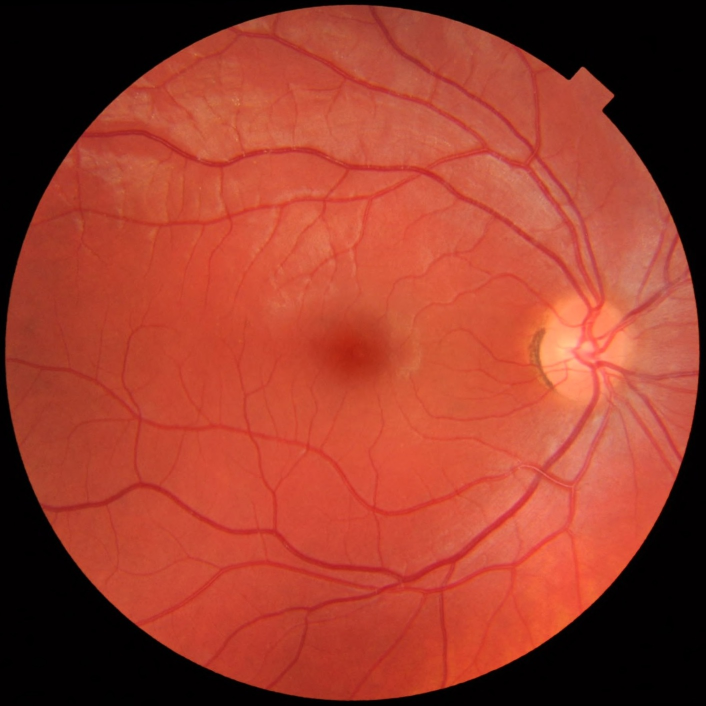
#> input picture ImageFormatting/example.jpg, 1411 x 1411 px (shown at 1/2 size)
$ python githubExample.py
#> lines starting #> are read from the running program, lines starting #| are printed output that depends on the picture
import cv2
import numpy as np
import os
import matplotlib.pyplot as plt
# from imgaug import augmenters as iaa


DEL_PADDING_RATIO = 0.02  # used for del_black_or_white
CROP_PADDING_RATIO = 0.02  # used for my_crop_xyr

# del_black_or_white margin
THRETHOLD_LOW = 7
THRETHOLD_HIGH = 180

# HoughCircles
MIN_REDIUS_RATIO = 0.33
MAX_REDIUS_RATIO = 0.6


def del_black_or_white(img1):
    if img1.ndim == 2:
        img1 = np.expand_dims(img1, axis=-1)

    width, height = (img1.shape[1], img1.shape[0])

    (left, bottom) = (0, 0)
    (right, top) = (img1.shape[1], img1.shape[0])

    padding = int(min(width, height) * DEL_PADDING_RATIO)

    # cv2  height, width

    for i in range(width):
        array1 = img1[:, i, :]  # array1.shape[1]=3 RGB
        if np.sum(array1) > THRETHOLD_LOW * array1.shape[0] * array1.shape[1] and \
                np.sum(array1) < THRETHOLD_HIGH * array1.shape[0] * array1.shape[1]:
            left = i
            break
    left = max(0, left - padding)  # 留一些空白

    for i in range(width - 1, 0 - 1, -1):
        array1 = img1[:, i, :]
        if np.sum(array1) > THRETHOLD_LOW * array1.shape[0] * array1.shape[1] and \
                np.sum(array1) < THRETHOLD_HIGH * array1.shape[0] * array1.shape[1]:
            right = i
            break
    right = min(width, right + padding)  # 留一些空白

    for i in range(height):
        array1 = img1[i, :, :]
        if np.sum(array1) > THRETHOLD_LOW * array1.shape[0] * array1.shape[1] and \
                np.sum(array1) < THRETHOLD_HIGH * array1.shape[0] * array1.shape[1]:
            bottom = i
            break
    bottom = max(0, bottom - padding)

    for i in range(height - 1, 0 - 1, -1):
        array1 = img1[i, :, :]
        if np.sum(array1) > THRETHOLD_LOW * array1.shape[0] * array1.shape[1] and \
                np.sum(array1) < THRETHOLD_HIGH * array1.shape[0] * array1.shape[1]:
            top = i
            break
    top = min(height, top + padding)

    img2 = img1[bottom:top, left:right, :]

    return img2


def detect_xyr(img_source):
    if isinstance(img_source, str):
        try:
            img = cv2.imread(img_source)
        except:
            # Corrupt JPEG data1: 19 extraneous bytes before marker 0xc4
            raise Exception("image file not found:" + img_source)
        if img is None:
            raise Exception("image file error:" + img_source)
    else:
        img = img_source

    width = img.shape[1]
    height = img.shape[0]

    myMinWidthHeight = min(width, height)  # 最短边长1600 宽和高的最小,并不是所有的图片宽>高 train/22054_left.jpeg 相反

    myMinRadius = round(myMinWidthHeight * MIN_REDIUS_RATIO)
    myMaxRadius = round(myMinWidthHeight * MAX_REDIUS_RATIO)

    '''
    parameters of HoughCircles
    minDist：检测到的圆的中心，（x,y）坐标之间的最小距离。如果minDist太小，则可能导致检测到多个相邻的圆。如果minDist太大，则可能导致很多圆检测不到。
    minDist表示两个圆之间圆心的最小距离
    param1：用于处理边缘检测的梯度值方法。
    param2：cv2.HOUGH_GRADIENT方法的累加器阈值。阈值越小，检测到的圈子越多。

    According to our test about fundus images, param2 = 30 is enough, too high will miss some circles
    '''

    gray = cv2.cvtColor(img, cv2.COLOR_BGR2GRAY)
    circles = cv2.HoughCircles(gray, cv2.HOUGH_GRADIENT, 1, minDist=450, param1=120, param2=32,
                               minRadius=myMinRadius,
                               maxRadius=myMaxRadius)

    (x, y, r) = (0, 0, 0)
    found_circle = False

    if circles is not None:
        circles = np.round(circles[0, :]).astype("int")
        if (circles is not None) and (len(circles == 1)):
            # 有些圆心位置很离谱 25.Hard exudates/chen_liang quan_05041954_clq19540405_557410.jpg
            # x width, y height

            x1, y1, r1 = circles[0]
            if x1 > (2 / 5 * width) and x1 < (3 / 5 * width) \
                    and y1 > (2 / 5 * height) and y1 < (3 / 5 * height):
                x, y, r = circles[0]
                found_circle = True

    if not found_circle:
        # suppose the center of the image is the center of the circle.
        x = img.shape[1] // 2
        y = img.shape[0] // 2

        # get radius  according to the distribution of pixels of the middle line
        temp_x = img[int(img.shape[0] / 2), :, :].sum(1)
        r = int((temp_x > temp_x.mean() / 12).sum() / 2)

    return (found_circle, x, y, r)


def my_crop_xyr(img_source, x, y, r, crop_size=None):
    if isinstance(img_source, str):
        # img_source is a file name
        try:
            image1 = cv2.imread(img_source)
        except:
            # Corrupt JPEG data1: 19 extraneous bytes before marker 0xc4
            raise Exception("image file not found:" + img_source)
    else:
        image1 = img_source

    if image1 is None:
        raise Exception("image file error:" + img_source)

    original_width = image1.shape[1]
    original_height = image1.shape[0]

    (image_height, image_width) = (image1.shape[0], image1.shape[1])

    #  裁剪图像 根据半径裁减  判断高是否够  防止超过边界,所以0和width
    # 第一个是高,第二个是宽  r是半径

    img_padding = int(min(original_width, original_height) * CROP_PADDING_RATIO)

    image_left = int(max(0, x - r - img_padding))
    image_right = int(min(x + r + img_padding, image_width - 1))
    image_bottom = int(max(0, y - r - img_padding))
    image_top = int(min(y + r + img_padding, image_height - 1))

    if image_width >= image_height:  # 图像宽比高大
        if image_height >= 2 * (r + img_padding):
            # 图像比圆大
            image1 = image1[image_bottom: image_top, image_left:image_right]
        else:
            # 因为图像高度不够,图像被垂直剪切
            image1 = image1[:, image_left:image_right]
    else:  # 图像宽比高小
        if image_width >= 2 * (r + img_padding):
            # 图像比圆大
            image1 = image1[image_bottom: image_top, image_left:image_right]
        else:
            image1 = image1[image_bottom:image_top, :]

    if crop_size is not None:
        image1 = cv2.resize(image1, (crop_size, crop_size))

    return image1


def add_black_margin(img_source, add_black_pixel_ratio=0.05):
    if isinstance(img_source, str):
        # img_source is a file name
        try:
            image1 = cv2.imread(img_source)
        except:
            # Corrupt JPEG data1: 19 extraneous bytes before marker 0xc4
            raise Exception("image file not found:" + img_source)
    else:
        image1 = img_source

    if image1 is None:
        raise Exception("image file error:" + img_source)

    height, width = image1.shape[:2]

    add_black_pixel = int(min(height, width) * add_black_pixel_ratio)

    img_h = np.zeros((add_black_pixel, width, 3))
    img_v = np.zeros((height + add_black_pixel * 2, add_black_pixel, 3))

    image1 = np.concatenate((img_h, image1, img_h), axis=0)
    image1 = np.concatenate((img_v, image1, img_v), axis=1)

    return image1


def my_preprocess(img_source, crop_size, train_or_valid='train', img_file_dest=None):
#> called with img_source = 'example.jpg', crop_size = 384, train_or_valid = 'train'
    if isinstance(img_source, str):
        try:
            image1 = cv2.imread(img_source)
#> image1 is the input picture: shape (1411, 1411, 3); mean B, G, R 44.5, 60.8, 154.9
        except:
            # Corrupt JPEG data1: 19 extraneous bytes before marker 0xc4
            raise Exception("image file not found:" + img_source)
    else:
        image1 = img_source

    if image1 is None:  # file not exists or orther errors
        raise Exception("image file error:" + img_source)

    image1 = del_black_or_white(image1)

    min_width_height = min(image1.shape[0], image1.shape[1])
#> min_width_height = 1411

    if min_width_height < 100:  # image too small
        return None

    # image too big, resize
    image_size_before_hough = crop_size * 2
    if min_width_height > image_size_before_hough:
        crop_ratio = image_size_before_hough / min_width_height
#> crop_ratio = 0.544
        # fx、fy: Scaling factor  x axis and y axis
        image1 = cv2.resize(image1, None, fx=crop_ratio, fy=crop_ratio)
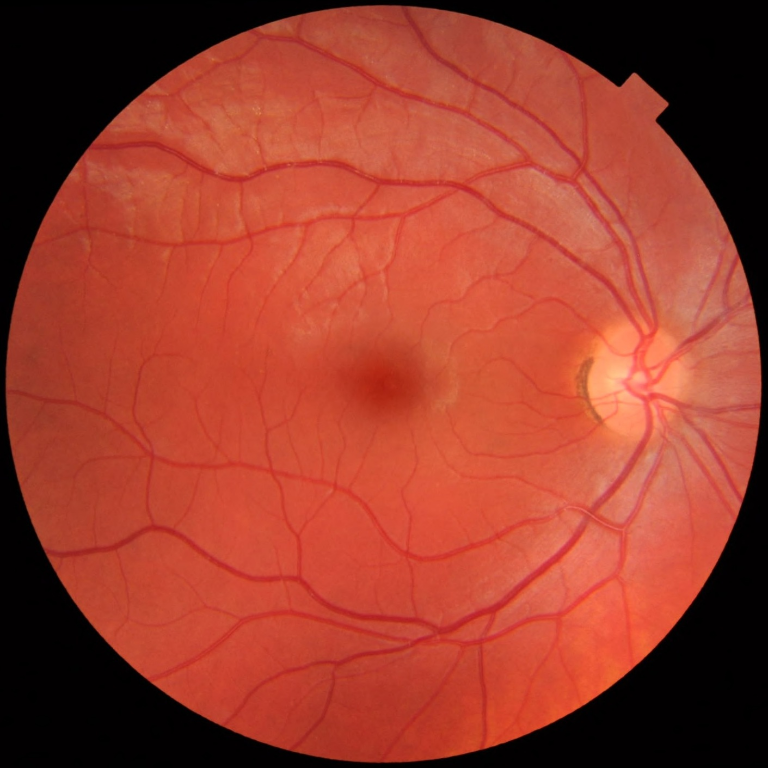
#> image1: shape (768, 768, 3); mean B, G, R 44.4, 60.8, 154.8

    (found_circle, x, y, r) = detect_xyr(image1)
#> in detect_xyr, `gray = cv2.cvtColor(img, cv2.COLOR_BGR2GRAY)`:
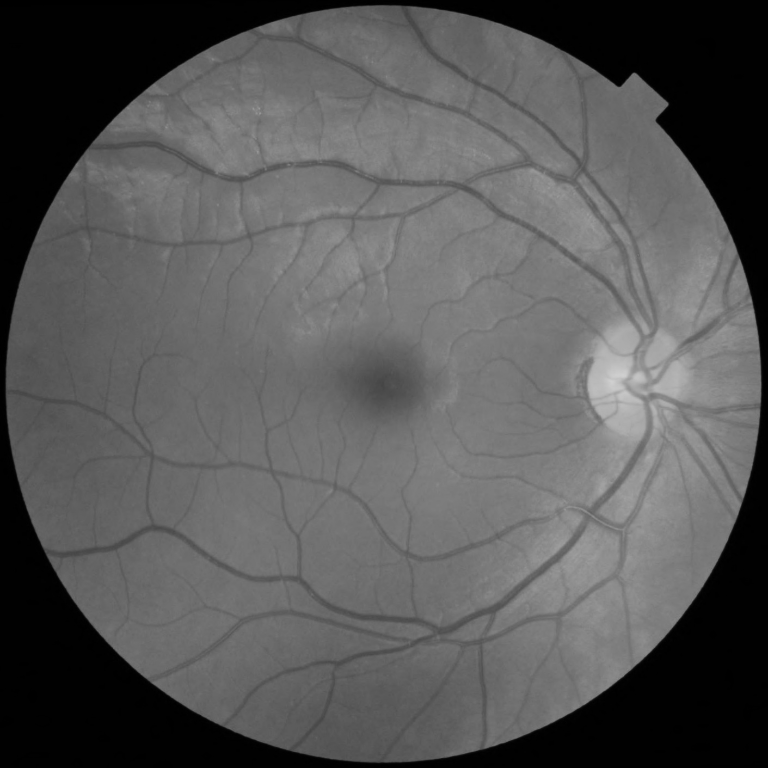
#> gray: shape (768, 768); min 0, max 208, mean 87.1
#> in detect_xyr, `circles = cv2.HoughCircles(gray, cv2.HOUGH_GRADIENT, 1, minDist=450, p..`: circles = [[383.5, 382.5, 378]]
#> in detect_xyr, `circles = np.round(circles[0, :]).astype("int")`: circles = [[384, 382, 378]]
#> in detect_xyr, `x1, y1, r1 = circles[0]`: x1 = 384; y1 = 382; r1 = 378
#> in detect_xyr, `x, y, r = circles[0]`: x = 384; y = 382; r = 378
#> found_circle = True; x = 384; y = 382; r = 378

    if train_or_valid == 'train':
        image1 = my_crop_xyr(image1, x, y, r)
#> in my_crop_xyr, `image_left = int(max(0, x - r - img_padding))`: image_left = 0
#> in my_crop_xyr, `image_right = int(min(x + r + img_padding, image_width - 1))`: image_right = 767
#> in my_crop_xyr, `image_bottom = int(max(0, y - r - img_padding))`: image_bottom = 0
#> in my_crop_xyr, `image_top = int(min(y + r + img_padding, image_height - 1))`: image_top = 767
        # add some black margin, for fear that duing img aug(random rotate crop) delete useful areas
        image1 = add_black_margin(image1, add_black_pixel_ratio=0.07)
#> in add_black_margin, `image1 = np.concatenate((img_h, image1, img_h), axis=0)`:
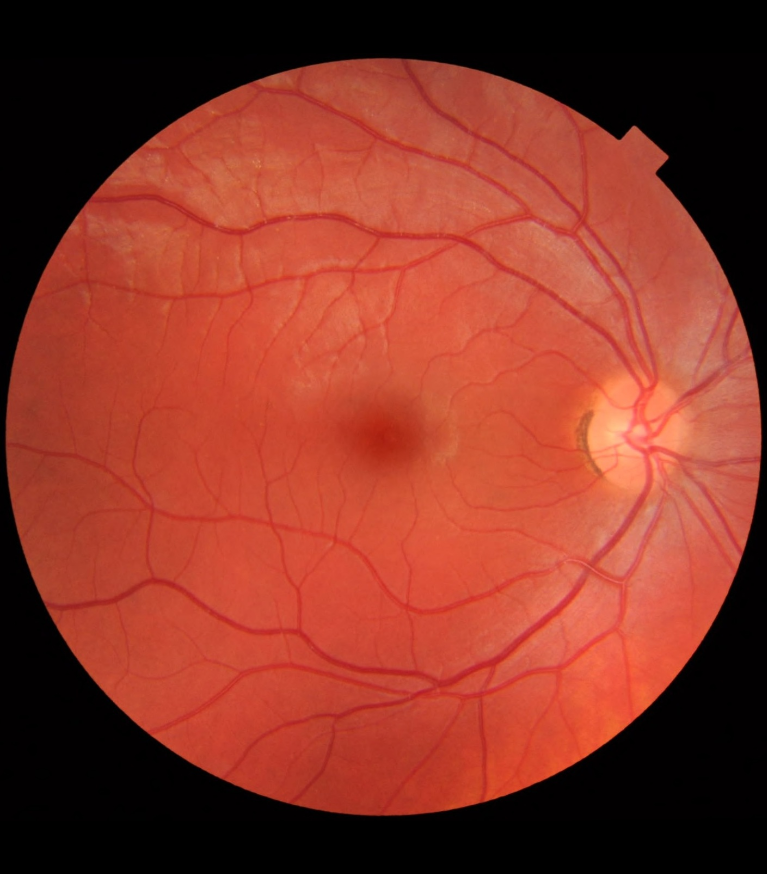
#> image1: shape (874, 767, 3) float64; mean B, G, R 39.1, 53.5, 136.2
#> in add_black_margin, `image1 = np.concatenate((img_v, image1, img_v), axis=1)`:
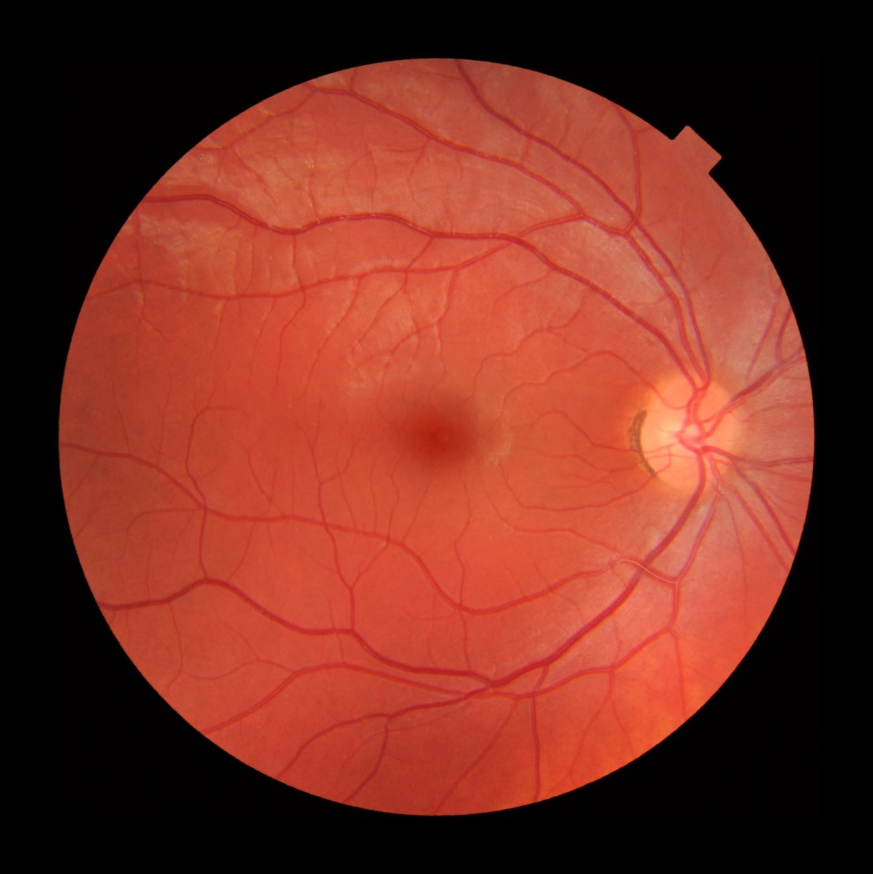
#> image1: shape (874, 873, 3) float64; mean B, G, R 34.3, 47, 119.7
        image1 = cv2.resize(image1, (crop_size, crop_size))
#> image1: shape (384, 384, 3) float64
    else:
        image1 = my_crop_xyr(image1, x, y, r, crop_size)

    # if specify img_file_dest,  save to file
    if img_file_dest is not None:
        if not os.path.exists(os.path.dirname(img_file_dest)):
            os.makedirs(os.path.dirname(img_file_dest))

        cv2.imwrite(img_file_dest, image1)

    return image1


'''
# 预测的时候 multi crop
def multi_crop(img_source, gen_times=5, add_black=True):
    if isinstance(img_source, str):
        # img_source is a file name
        try:
            image1 = cv2.imread(img_source)
        except:
            # Corrupt JPEG data1: 19 extraneous bytes before marker 0xc4
            raise Exception("image file not found:" + img_source)
    else:
        image1 = img_source
    if image1 is None:
        raise Exception("image file error:" + img_source)
    if add_black:
        image1 = add_black(img_source)
    list_image = [image1]
    # sometimes = lambda aug: iaa.Sometimes(0.96, aug)
    seq = iaa.Sequential([
        iaa.Crop(px=(0, min(image1.shape[0], image1.shape[1]) // 20)),  # crop images from each side by 0 to 16px (randomly chosen)
        # iaa.GaussianBlur(sigma=(0, 3.0)),  # blur images with a sigma of 0 to 3.0,
        # iaa.Sharpen(alpha=(0, 1.0), lightness=(0.75, 1.5)),  # sharpen images
        # sometimes(iaa.Crop(percent=(0, 0.1))),  # crop images by 0-10% of their height/width
        # shuortcut for CropAndPad
        # improve or worsen the contrast  If PCH is set to true, the process happens channel-wise with possibly different S.
        # sometimes1(iaa.ContrastNormalization((0.9, 1.1), per_channel=0.5), ),
        # change brightness of images (by -5 to 5 of original value)
        # sometimes1(iaa.Add((-6, 6), per_channel=0.5),),
        # sometimes(iaa.Affine(
        #     # scale={"x": (0.92, 1.08), "y": (0.92, 1.08)},
        #     # scale images to 80-120% of their size, individually per axis
        #     # Translation Shifts the pixels of the image by the specified amounts in the x and y directions
        #     translate_percent={"x": (-0.08, 0.08), "y": (-0.06, 0.06)},
        #     # translate by -20 to +20 percent (per axis)
        #     rotate=(0, 360),  # rotate by -45 to +45 degrees
        #     # shear=(-16, 16),  # shear by -16 to +16 degrees
        #     # order=[0, 1],  # use nearest neighbour or bilinear interpolation (fast)
        #     # cval=(0, 255),  # if mode is constant, use a cval between 0 and 255
        #     # mode=ia.ALL  # use any of scikit-image's warping modes (see 2nd image from the top for examples)
        # )),
    ])
    img_results = []
    for i in range(gen_times):
        images_aug = seq.augment_images(list_image)
        img_results.append(images_aug[0])
    return img_results
'''

# simple demo code
if __name__ == '__main__':
    img_file = 'example.jpg'
    if os.path.exists(img_file):
        img_processed = my_preprocess(img_file, crop_size=384)
        plt.imshow(img_processed)
        plt.show()
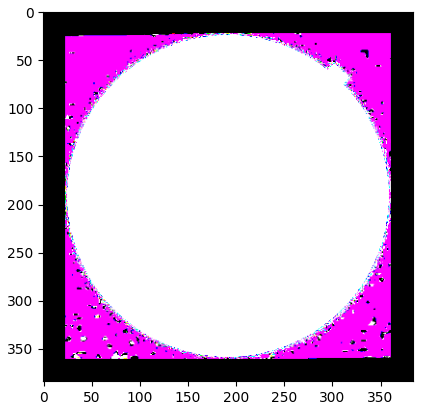
#> figure drawn by matplotlib, 1 panel; B, G, R data is drawn as R, G, B
        cv2.imwrite('/tmp1/tmp2_preprocess.jpg', img_processed)
        print('OK')
    else:
        print('file not exists!')
